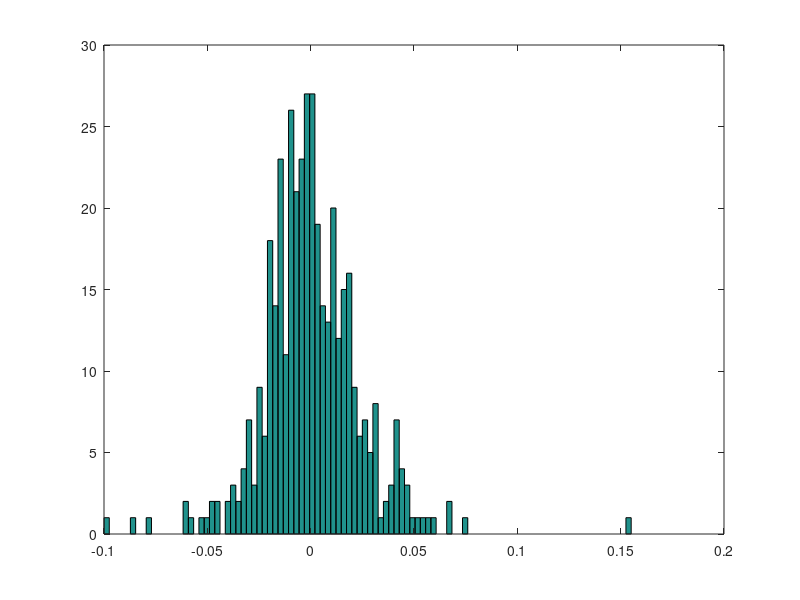

MATLAB code to generate this figure:
%  S = csvread('benchmark_market_price_timeseries.csv');
S = csvread('price_weekly.csv');

deltas = S(2:end) - S(1:end-1);

disp('Razlike: ')
mu = mean(deltas)
sigma = std(deltas)

disp('------------------')

disp('Log-razlike: ')
ld = abs(deltas);
ld(ld == 0) = []; % filter out zeros
ld = log(ld);

mu = mean(ld)
sigma = std(ld)

disp('------------------')

disp('Log-cene: ')
lc = log(S);
mu = mean(lc)
sigma = std(lc)

disp('------------------')

disp('Log-cene-razlike: ')
ldeltas = lc(2:end) - lc(1:end-1);

mu = mean(ldeltas)
sigma = std(ldeltas)

hist(deltas, 100)
pause
hist(ld, 100)
pause
hist(lc, 100)
pause
hist(ldeltas, 100)
pause

% vim: set ft=matlab:
